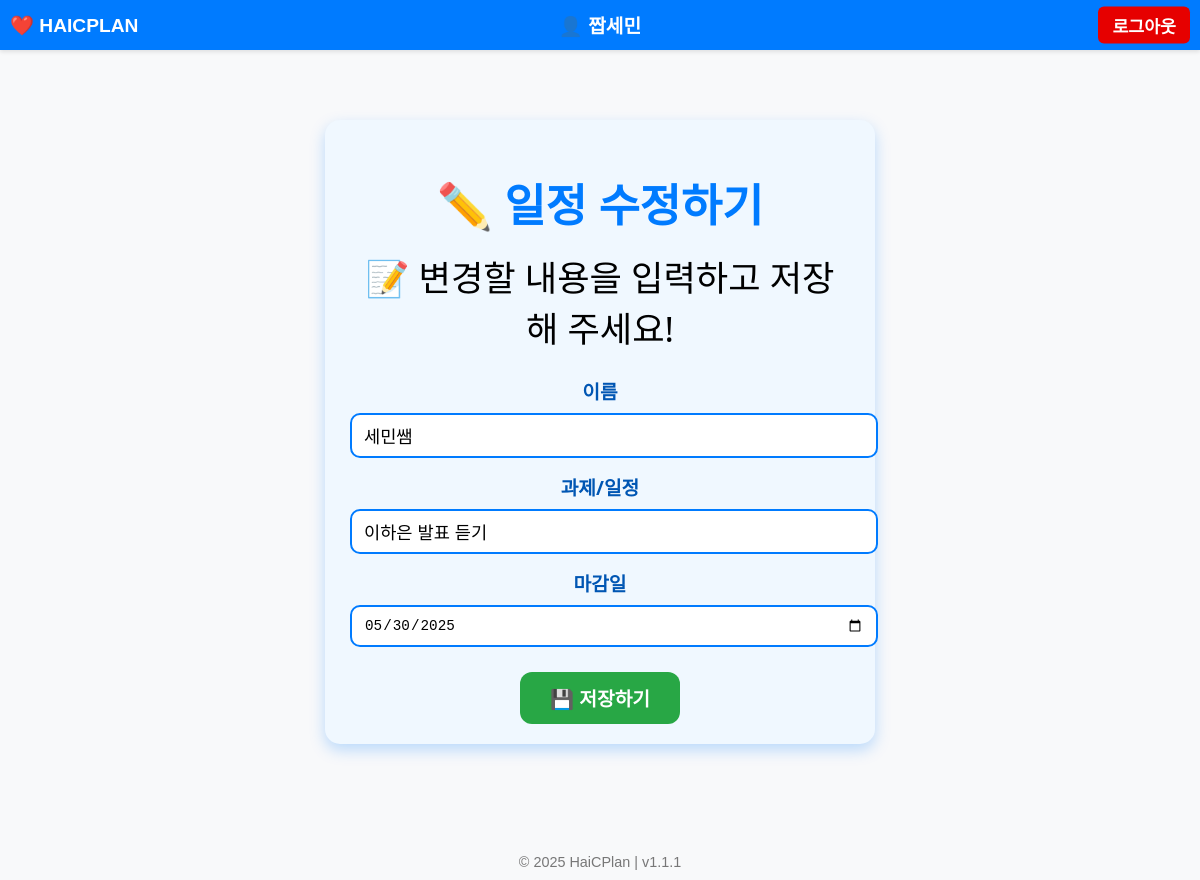
Screenshot of /edit/20 (signed in) with the database file from the repository.
### tables this page shows
CREATE TABLE schedules(
id INTEGER PRIMARY KEY AUTOINCREMENT,
name TEXT,
task TEXT,
deadline TEXT,
username TEXT
);

### app.py (the view)
@app.route('/edit/<int:id>', methods=['GET', 'POST'])
def edit(id):
    if 'username' not in session:
        return redirect(url_for('login'))
    conn = sqlite3.connect('data.db')
    cursor = conn.cursor()
    cursor.execute('SELECT username FROM schedules WHERE id=?', (id,))
    result = cursor.fetchone()
    if not result:
        return "일정이 존재하지 않습니다."
    schedule_owner = result[0]
    if session['role'] != 'admin' and schedule_owner != session['username']:
        return "권한이 없습니다."
    if request.method == 'POST':
        name = request.form['name']
        task = request.form['task']
        deadline = request.form['deadline']
        cursor.execute('UPDATE schedules SET name=?, task=?, deadline=? WHERE id=?',
                       (name, task, deadline, id))
        conn.commit()
        conn.close()
        return redirect(url_for('view'))
    else:
        cursor.execute('SELECT name, task, deadline FROM schedules WHERE id=?', (id,))
        schedule = cursor.fetchone()
        conn.close()
        return render_template('edit.html', schedule=schedule, id=id)

### templates/edit.html (shortened to what this page needs)
{% extends "base.html" %}
{% block content %}
<div class="edit-container">
    <h1>✏️ 일정 수정하기</h1>
    <div class="emoji">📝 변경할 내용을 입력하고 저장해 주세요!</div>
    <form method="post">
        <label for="name">이름</label>
        <input type="text" id="name" name="name" value="{{ schedule[0] }}" required>
        <label for="task">과제/일정</label>
        <input type="text" id="task" name="task" value="{{ schedule[1] }}" required>
        <label for="deadline">마감일</label>
        <input type="date" id="deadline" name="deadline" value="{{ schedule[2] }}" required>
        <button type="submit">💾 저장하기</button>
    </form>
</div>
{% endblock %}

### static/css/base.css (style rules this page uses)
body { font-family: 'Arial', sans-serif; background-color: #f8f9fa; margin: 0; padding: 0; min-height: 100vh; display: flex; flex-direction: column; align-items: center; }

### templates/edit.html (style rules this page uses)
.edit-container { max-width: 500px; margin: 50px auto; padding: 20px 25px; background-color: #f0f8ff; border-radius: 15px; box-shadow: 0 6px 15px rgba(0, 123, 255, 0.25); font-family: 'Segoe UI', Tahoma, Geneva, Verdana, sans-serif; text-align: center; }
h1 { font-size: 2.8em; color: #007bff; margin-bottom: 15px; }
.emoji { font-size: 2.2em; margin-bottom: 25px; }
form label { display: block; font-weight: 600; margin: 15px 0 8px 0; font-size: 1.2em; color: #0056b3; }
form input[type="text"], form input[type="date"] { width: 100%; padding: 10px 12px; font-size: 1.1em; border: 2px solid #007bff; border-radius: 10px; outline: none; transition: border-color 0.3s; }
form button { margin-top: 25px; padding: 12px 30px; background-color: #28a745; border: none; border-radius: 12px; color: white; font-size: 1.2em; cursor: pointer; font-weight: bold; transition: background-color 0.3s; }

### rows the page displays
schedules: name "세민쌤", task "이하은 발표 듣기", deadline "05/30/2025"

### other values shown
{{ session['username'] }} "짭세민"
